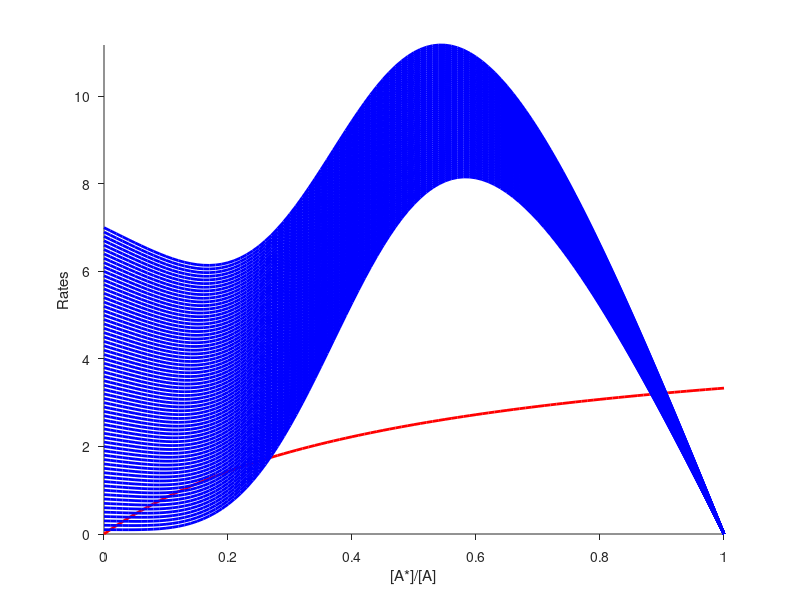
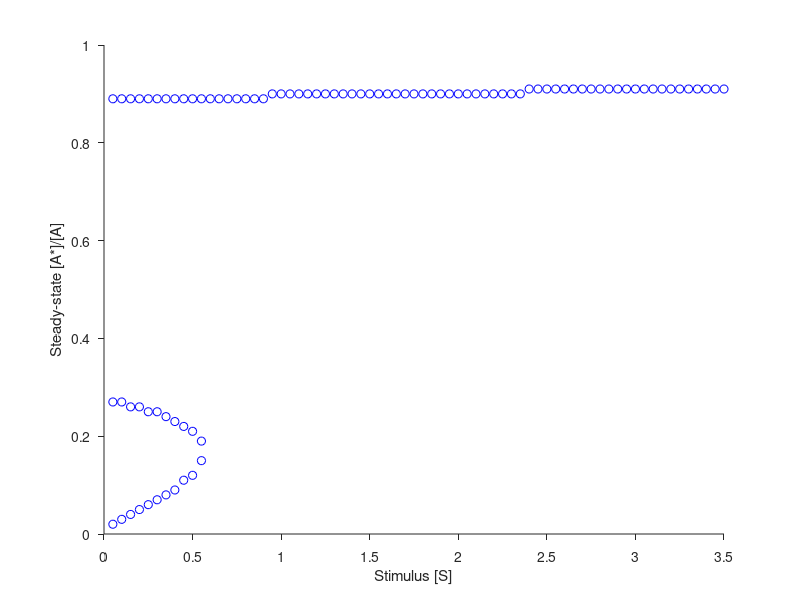

MATLAB code to generate these figures, in order:
% % Rate-balance plots
% % 
% % 1) Ultrasensitivity + BR saturation, varying S
% % 

close all
clear all

Astar = 0:0.01:1 ;
S = 0.05:0.05:3.5 ;
%S = 0 ;
kplus = 2 ;
kfs = 30 ;
Kmb = 0.5 ;
Kmf = 0.5 ;
kminus = 5 ;
h = 4 ; % exponent

BR = kminus*(Astar./(Astar+Kmb)) ; % BR saturation with constant Kmb
figure
handle1 = gcf ;
hold on 
plot(Astar,BR,'r','LineWidth',2)
set(gca,'TickDir','Out')

figure
handle2 = gcf ;
hold on

for i=1:length(S)
  % ultrasensitivity with constant Kmf
  FR = (kplus*S(i)+kfs*(Astar.^h./(Astar.^h+Kmf^h))).*(1-Astar) ;
  figure(handle1)
  plot(Astar,FR,'b','LineWidth',2)
  
  crossings = [] ;
  difference = FR-BR ;
  for iii=2:length(FR)
    if (sign(difference(iii)) ~= sign(difference(iii-1)))
      crossings = [crossings,iii] ;
    end
  end
  figure(handle2)
  plot(S(i),Astar(crossings),'bo')
  
end

figure(handle1)
axis([0 1 0 max(FR)])
set(gca,'TickDir','Out')
xlabel('[A*]/[A]')
ylabel('Rates')

figure(handle2)
set(gca,'TickDir','Out')
xlabel('Stimulus [S]')
ylabel('Steady-state [A*]/[A]')
